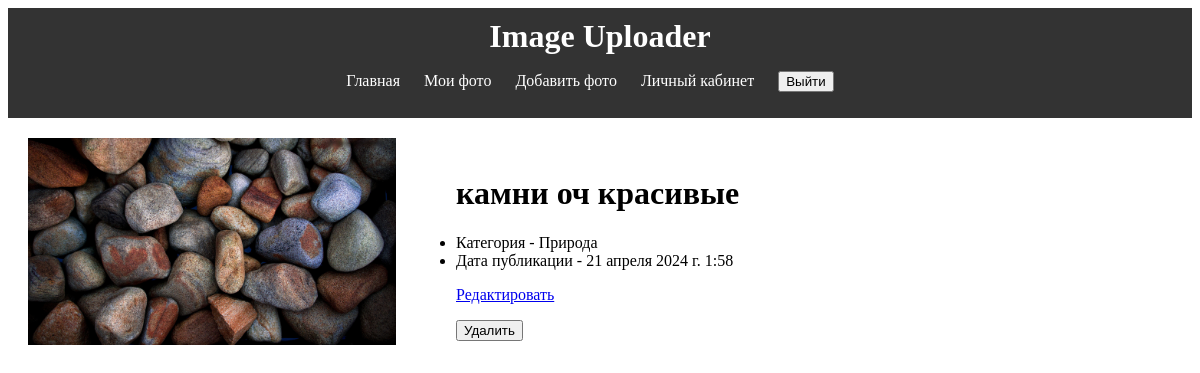
/myimage/6/ (signed in), run on the app's committed database.
### app/models.py (models this page shows, shortened)
class Image(models.Model):
    file = models.ImageField(upload_to='static/images/', verbose_name='Файл')
    description = models.TextField(verbose_name='Описание')
    category = models.ForeignKey(Category, on_delete=models.CASCADE, verbose_name='Категория')
    user = models.ForeignKey(User, on_delete=models.CASCADE, verbose_name='Пользователь')
    is_deleted = models.BooleanField(default=False)
    uploaded_at = models.DateTimeField(auto_now_add=True, verbose_name='Дата создания')
    updated_at = models.DateTimeField(auto_now=True, verbose_name='Дата обновления')
    deleted_at = models.DateTimeField(null=True, blank=True, verbose_name='Дата удаления')
    class Meta:
        verbose_name = "Изображение"
        verbose_name_plural = "Изображения"

class Category(models.Model):
    name = models.CharField(max_length=100, verbose_name='Название')
    created_at = models.DateTimeField(auto_now_add=True, verbose_name='Дата создания')
    def __str__(self):
        return self.name
    class Meta:
        verbose_name = "Категория"
        verbose_name_plural = "Категории"

### myimages/views.py (the view)
# urls.py: path('myimage/<int:myimage_id>/', my_image_detail, name='my_image_detail'),
@login_required
def my_image_detail(request, myimage_id):
    user = request.user
    image = get_object_or_404(Image, id=myimage_id, is_deleted=False, user=user)
    return render(request, 'myimage_detail.html', {'image': image})

### myimages/templates/myimage_detail.html (shortened to what this page needs)
{% extends 'base.html' %}
{% load static %}
{% block content %}
   <div class="image-container">
       <img src="{{ image.file.url }}">
       <ul>
       <h1> {{image.description}} </h1>
           <li>Категория - {{image.category}}</li>
           <li> Дата публикации - {{image.updated_at}}</li>
           <p> <a href="{% url 'change' myimage_id=image.id %}" >Редактировать</a></p>
           <form method="post" action="{% url 'delete_image' image.id %}">
               <button type="submit" onclick="return confirm('Вы уверены, что хотите удалить это изображение?')">Удалить</button>
           </form>
       </ul>
    </div>
{% endblock %}

### static/css/styles2.css (style rules this page uses)
.image-container { display: grid; grid-template-columns: repeat(auto-fill, minmax(300px, 1fr)); gap: 20px; }
.image-container img { width: 100%; height: auto; }

### data on the page
Image: file (picture), description "камни оч красивые", category "Природа", updated_at "21 апреля 2024 г. 1:58"
